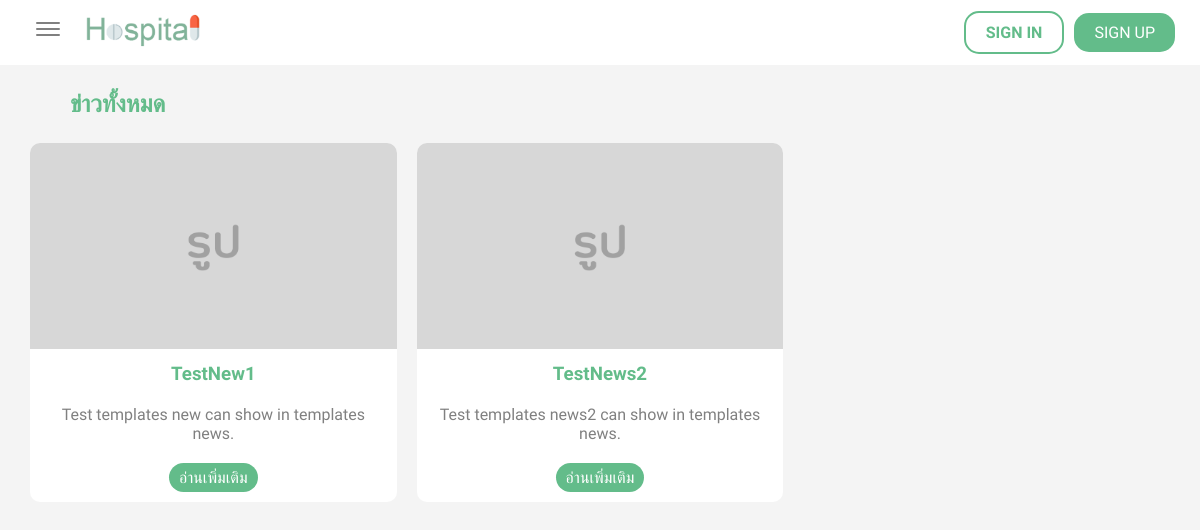
The app's page /news, older data.
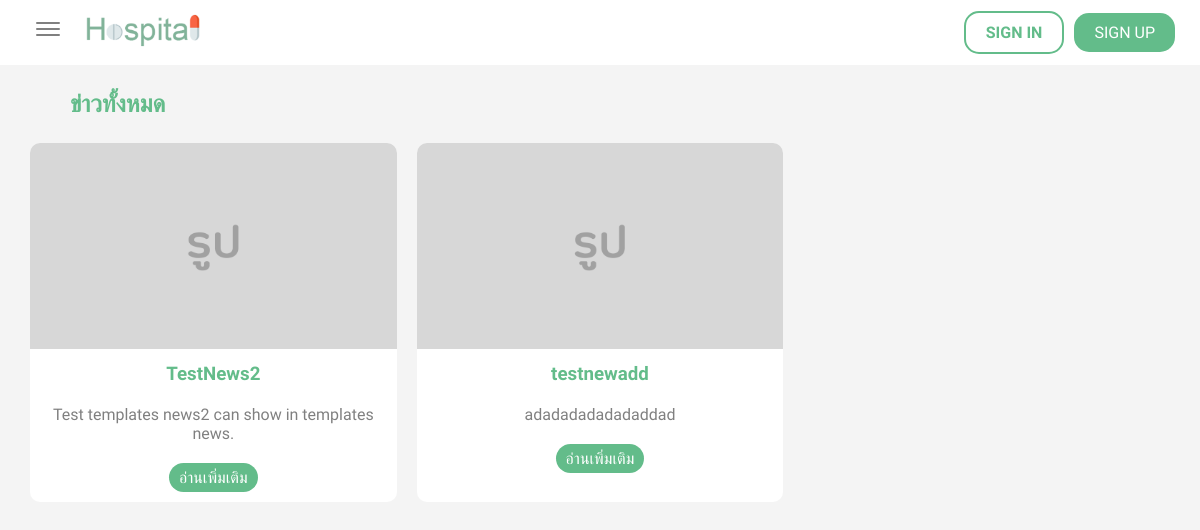
The same page, newer data.
### doctors/models.py (models this page shows, shortened)
class News(models.Model):
    Doctor_id = models.ForeignKey(Doctor, null = True, on_delete=models.CASCADE)
    header = models.CharField(max_length=150, null = True,)
    context = models.TextField()

### doctors/views.py (the view)
# urls.py: path('news', views.news, name="news"),
def news(request):
    news = News.objects.all()
    context = {"news": news}
    return render(request, "doctors/news.html", context)

### doctors/templates/doctors/news.html (shortened to what this page needs)
{% extends "doctors/layout.html" %}
{% load static %}
{% block content %}
    <div class="header-news-menu">
        <h2>ข่าวทั้งหมด</h2>
    </div>
    <div class="news-card-area-all">
        {% for new in news %}
            <div class="news-card">
                <img src="{% static 'images/pic.jpg' %}">
                <div class="news-topic">
                    <h3>{{ new.header }}</h3>
                </div>
                <div class="details">
                    <p>{{ new.context }}</p>
                </div>
                <a href="{% url 'doctors:news_content' new.id %}" class="read-more">อ่านเพิ่มเติม</a>
            </div>
        {% endfor %}
    </div>
{% endblock %}

### doctors/templates/doctors/layout.html (shortened to what this page needs)
{% load static %}
<!DOCTYPE html>
<html lang="en">
    <head>
    </head>
    <body>
        <div id="navbar">
        <div class="nav-box-l">
            <a href="#" class="menu-bars" id="show-menu">
                <ion-icon name="menu-outline"></ion-icon>
            </a>
            <a href="{% url 'doctors:index' %}"><img src="{% static 'images/logo.png' %}"></img></a>
        </div>
        {% if request.user.is_active %}
        <div class="nav-box-r">
            <a href="#" class="user-profile">
                <img src="{% static 'images/pie.jpg' %}">
                <p>{{request.user.username}}</p>
            </a>
            <div class="normal-a">
            <a href="#" id="show-noti" onclick="showNoti();">
                <ion-icon name="notifications"></ion-icon>
            </a>
            <a href="#" id="show-more" onclick="showMore();">
                <ion-icon name="caret-down"></ion-icon>
            </a>
        </div>
        </div>
        {% else %}
        <div class="nav-box-r">
            <a href="{% url 'doctors:login' %}" class="signin">SIGN IN </a>
            <a href="{% url 'doctors:register' %}"  class="signup">SIGN UP</a>
        </div>
        {% endif %}
    </div>
    <div class="box-head-empty"></div>
    <div class ="area-content" id="area-content">
        {% block content %}
        {% endblock %}
    </div>
    </body>
</html>

### static/css/style-navbar.css (style rules this page uses)
* { margin: 0; padding: 0; box-sizing: border-box; font-family: 'Prompt', sans-serif; }
#navbar { background-color: #ffffff; height: 65px; display: flex; justify-content: space-between; align-items: center; transition: 850ms; position: fixed; width: 100%; }
#navbar .nav-box-r { display: flex; align-items: center; margin-right: 20px; }
#navbar .nav-box-r .signup { position: relative; display: inline-block; padding: 10px 20px; background: #63bc8a; color: white; border-radius: 15px; text-decoration: none; margin: 5px; transition: 150ms; }
#navbar .nav-box-r .signin { position: relative; display: inline-block; padding: 10px 20px; background: white; color: #63bc8a; border-radius: 15px; text-decoration: none; margin: 5px; font-weight: bold; border: 2px solid #63bc8a; transition: 150ms; }
#navbar .nav-box-l { display: flex; justify-content: start; align-items: center; }
#navbar .nav-box-l img { height: 35px; margin-left: 20px; transition: 850ms; }
.menu-bars { margin-left: 2rem; font-size: 2rem; color: gray; }
.box-head-empty { width: 100%; height: 65px; background-color: transparent; }

### static/css/style-about.css (style rules this page uses)
.area-content { background-color: #f4f4f4; display: flex; height: 91vh; width: 100%; overflow: hidden; overflow-y: scroll; justify-content: flex-start; align-items: center; text-align: center; flex-direction: column; }

### static/css/style-mhealthblog.css (style rules this page uses)
.area-content { background-color: #f4f4f4; display: flex; height: 91vh; width: 100%; overflow: hidden; overflow-y: scroll; justify-content: flex-start; align-items: center; text-align: center; flex-direction: column; }
.area-content .header-news-menu { display: flex; margin: 15px; width: 90%; justify-content: space-between; align-items: center; text-align: center; padding: 10px; }
.area-content .header-news-menu h2 { color: #63bc8a; }
.area-content .news-card-area-all { margin: 0 auto; max-width: 95%; margin-bottom: 20px; display: grid; grid-template-columns: repeat(3, 1fr); gap: 20px; }
.area-content .news-card-area-all .news-card { background-color: white; border-radius: 10px; overflow: hidden; }
.area-content .news-card-area-all .news-card img { width: 100%; }
.area-content .news-card-area-all .news-card .news-topic { color: #63bc8a; padding: 10px; }
.area-content .news-card-area-all .news-card .details { color: gray; padding: 10px; }
.area-content .news-card-area-all .news-card .read-more { position: relative; display: inline-block; padding: 5px 10px; background: #63bc8a; color: white; border-radius: 15px; text-decoration: none; margin: 10px; transition: 100ms; }

Row changes from the older to the newer data that the page shows:
removed News: header "TestNew1", context "Test templates new can show in templates news."
added News: header "testnewadd", context "adadadadadadaddad"
